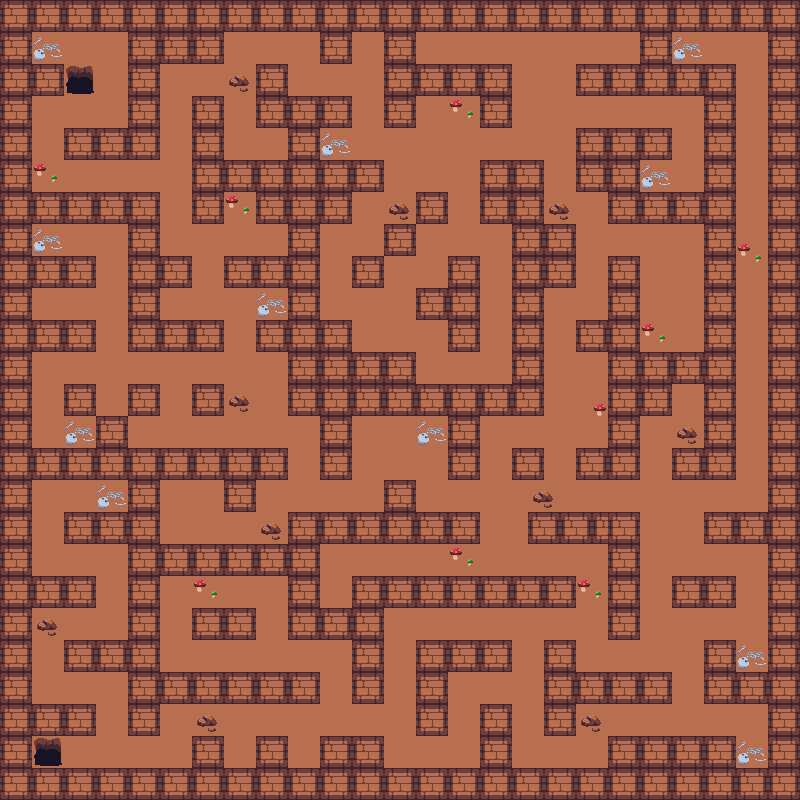

This game map was drawn from its Tiled (.tmx) file and the tilesets committed beside it. A one-line description and the trimmed map source follow:
An orthogonal 50x50 tile map with 16x16 px tiles, 3 tile layers (background, walls, decors) and 93 objects (90x collision, player, enter_stage2, enter_stage2_exit).

<map version="1.10" tiledversion="1.10.2" orientation="orthogonal" renderorder="right-down" width="50" height="50" tilewidth="16" tileheight="16" infinite="0" nextlayerid="6" nextobjectid="115">
 <tileset firstgid="1" source="../tileset_dungeon.tsx" />
 <layer id="1" name="background" width="50" height="50">
  <data>[2500 cells, 2500 non-empty, 16 distinct tile ids]</data>
 </layer>
 <layer id="3" name="walls" width="50" height="50">
  <data>[2500 cells, 1294 non-empty, 8 distinct tile ids]</data>
 </layer>
 <layer id="4" name="decors" width="50" height="50">
  <data>[2500 cells, 121 non-empty, 16 distinct tile ids]</data>
 </layer>
 <objectgroup id="5" name="Objects">
  <object id="1" name="player" x="31.8129" y="735.439">
   <point />
  </object>
  <object id="2" type="collision" x="0" y="0" width="800" height="32" />
  <object id="3" type="collision" x="0" y="32" width="32" height="768" />
  <object id="4" type="collision" x="32" y="64" width="32" height="32" />
  <object id="6" type="collision" x="63.6257" y="129.123" width="96.3743" height="30.8772" />
  <object id="7" type="collision" x="128" y="32" width="32" height="96" />
  <object id="8" type="collision" x="160" y="32" width="64" height="32" />
  <object id="9" type="collision" x="32" y="192" width="128" height="32" />
  <object id="11" type="collision" x="128" y="224" width="32" height="128" />
  <object id="12" type="collision" x="32" y="256" width="64" height="32" />
  <object id="13" type="collision" x="32" y="320" width="64" height="32" />
  <object id="14" type="collision" x="64" y="384" width="32" height="32" />
  <object id="15" type="collision" x="32" y="448" width="256" height="32" />
  <object id="16" type="collision" x="128" y="384" width="32" height="32" />
  <object id="17" type="collision" x="96" y="416" width="32" height="32" />
  <object id="18" type="collision" x="160" y="256" width="32" height="32" />
  <object id="20" type="collision" x="160" y="320" width="64" height="32" />
  <object id="21" type="collision" x="192" y="384" width="32" height="32" />
  <object id="22" type="collision" x="64" y="512" width="96" height="32" />
  <object id="23" type="collision" x="128" y="480" width="32" height="256" />
  <object id="24" type="collision" x="32" y="576" width="64" height="32" />
  <object id="25" type="collision" x="64" y="640" width="64" height="32" />
  <object id="26" type="collision" x="32" y="704" width="64" height="32" />
  <object id="27" type="collision" x="32" y="768" width="768" height="32" />
  <object id="28" type="collision" x="768" y="32" width="32" height="736" />
  <object id="29" type="collision" x="608" y="736" width="128" height="32" />
  <object id="31" type="collision" x="544" y="672" width="128" height="32" />
  <object id="32" type="collision" x="544" y="640" width="32" height="96" />
  <object id="33" type="collision" x="480" y="704" width="32" height="64" />
  <object id="34" type="collision" x="416" y="640" width="32" height="96" />
  <object id="35" type="collision" x="448" y="640" width="64" height="32" />
  <object id="36" type="collision" x="704" y="640" width="32" height="64" />
  <object id="38" type="collision" x="736" y="672" width="32" height="32" />
  <object id="41" type="collision" x="320" y="736" width="64" height="32" />
  <object id="42" type="collision" x="256" y="736" width="32" height="32" />
  <object id="43" type="collision" x="192" y="736" width="32" height="32" />
  <object id="44" type="collision" x="160" y="672" width="160" height="32" />
  <object id="46" type="collision" x="352" y="576" width="32" height="128" />
  <object id="48" type="collision" x="288" y="608" width="64" height="32" />
  <object id="49" type="collision" x="288" y="512" width="32" height="96" />
  <object id="52" type="collision" x="160" y="544" width="128" height="32" />
  <object id="53" type="collision" x="320" y="512" width="160" height="32" />
  <object id="55" type="collision" x="384" y="480" width="32" height="32" />
  <object id="56" type="collision" x="384" y="576" width="192" height="32" />
  <object id="57" type="collision" x="224" y="480" width="32" height="32" />
  <object id="58" type="collision" x="320" y="320" width="32" height="160" />
  <object id="59" type="collision" x="288" y="96" width="32" height="320" />
  <object id="60" type="collision" x="256" y="320" width="32" height="32" />
  <object id="61" type="collision" x="256" y="160" width="32" height="64" />
  <object id="62" type="collision" x="224" y="256" width="80" height="32" />
  <object id="63" type="collision" x="192" y="96" width="32" height="128" />
  <object id="64" type="collision" x="224" y="160" width="48" height="32" />
  <object id="65" type="collision" x="256" y="64" width="32" height="64" />
  <object id="66" type="collision" x="320" y="96" width="32" height="32" />
  <object id="67" type="collision" x="320" y="32" width="32" height="32" />
  <object id="68" type="collision" x="320" y="160" width="32" height="64" />
  <object id="69" type="collision" x="352" y="160" width="32" height="32" />
  <object id="71" type="collision" x="352" y="256" width="32" height="32" />
  <object id="73" type="collision" x="384" y="224" width="32" height="32" />
  <object id="74" type="collision" x="416" y="192" width="16" height="32" />
  <object id="75" type="collision" x="432" y="192" width="16" height="32" />
  <object id="76" type="collision" x="352" y="352" width="64" height="64" />
  <object id="77" type="collision" x="416" y="384" width="128" height="32" />
  <object id="79" type="collision" x="512" y="160" width="32" height="224" />
  <object id="80" type="collision" x="448" y="256" width="32" height="96" />
  <object id="82" type="collision" x="416" y="288" width="32" height="32" />
  <object id="83" type="collision" x="480" y="160" width="32" height="64" />
  <object id="84" type="collision" x="544" y="224" width="32" height="64" />
  <object id="85" type="collision" x="576" y="320" width="64" height="32" />
  <object id="86" type="collision" x="608" y="256" width="32" height="224" />
  <object id="87" type="collision" x="576" y="448" width="32" height="32" />
  <object id="88" type="collision" x="512" y="448" width="32" height="32" />
  <object id="89" type="collision" x="448" y="416" width="32" height="64" />
  <object id="90" type="collision" x="528" y="512" width="112" height="32" />
  <object id="91" type="collision" x="608" y="544" width="32" height="96" />
  <object id="92" type="collision" x="192" y="608" width="64" height="32" />
  <object id="93" type="collision" x="384" y="32" width="32" height="96" />
  <object id="94" type="collision" x="416" y="64" width="96" height="32" />
  <object id="95" type="collision" x="480" y="112" width="32" height="16" />
  <object id="96" type="collision" x="480" y="96" width="32" height="16" />
  <object id="97" type="collision" x="576" y="64" width="160" height="32" />
  <object id="98" type="collision" x="640" y="32" width="32" height="32" />
  <object id="99" type="collision" x="704" y="96" width="32" height="384" />
  <object id="100" type="collision" x="608" y="192" width="96" height="32" />
  <object id="102" type="collision" x="576" y="128" width="64" height="64" />
  <object id="104" type="collision" x="640" y="128" width="32" height="32" />
  <object id="105" type="collision" x="640" y="352" width="64" height="32" />
  <object id="106" type="collision" x="640" y="384" width="32" height="32" />
  <object id="107" type="collision" x="672" y="448" width="32" height="32" />
  <object id="108" type="collision" x="704" y="512" width="64" height="32" />
  <object id="109" type="collision" x="672" y="576" width="64" height="32" />
  <object id="110" name="enter_stage2" x="64" y="64" width="32" height="32" />
  <object id="111" name="enter_stage2_exit" x="96.6667" y="64">
   <point />
  </object>
 </objectgroup>
</map>
